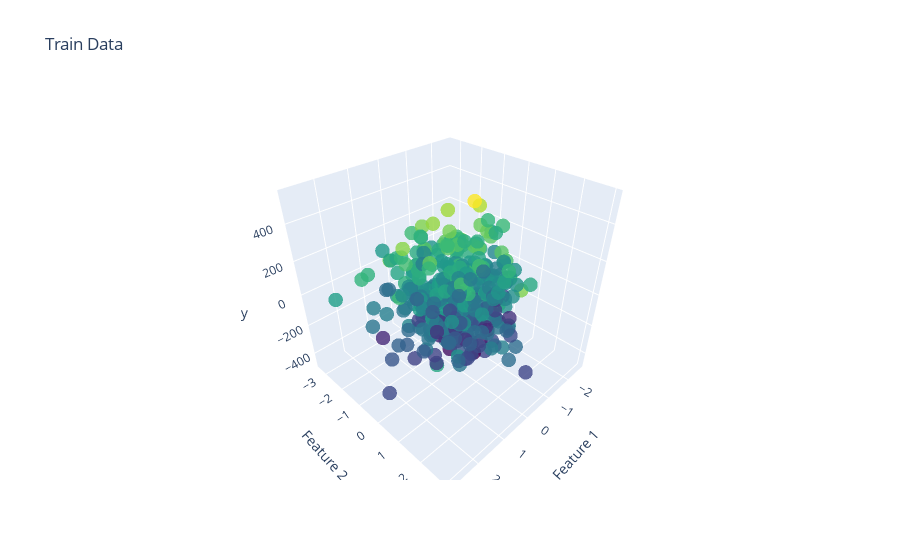
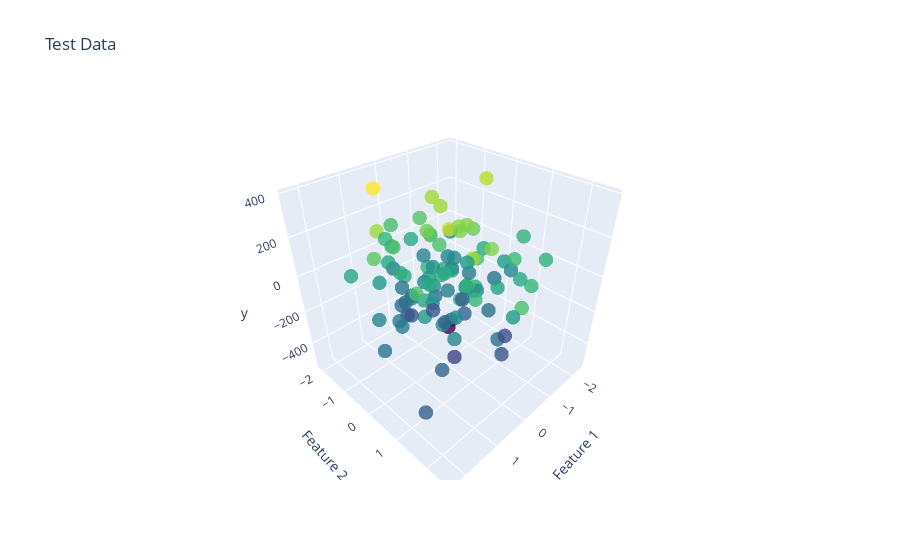

Notebook code for these charts, in order:
### Markdown cell above
# Create my own here

### Code cell
import plotly.graph_objects as go
import numpy as np
from sklearn.datasets import make_regression
from sklearn.model_selection import train_test_split
from sklearn.linear_model import RidgeCV

# Generate noisy data with 2 features
X, y = make_regression(n_samples=500, n_features=200, noise=30)

# Split the data into train and test sets
X_train, X_test, y_train, y_test = train_test_split(X, y, test_size=0.2, random_state=42)

# Create a 3D scatter plot for the train set
fig_train = go.Figure(data=go.Scatter3d(
    x=X_train[:, 0],
    y=X_train[:, 1],
    z=y_train,
    mode='markers',
    marker=dict(
        size=5,
        color=y_train,
        colorscale='Viridis',
        opacity=0.8
    )
))

# Set axis labels and title for the train set plot
fig_train.update_layout(
    scene=dict(
        xaxis_title='Feature 1',
        yaxis_title='Feature 2',
        zaxis_title='y',
    ),
    title='Train Data'
)

# Create a 3D scatter plot for the test set
fig_test = go.Figure(data=go.Scatter3d(
    x=X_test[:, 0],
    y=X_test[:, 1],
    z=y_test,
    mode='markers',
    marker=dict(
        size=5,
        color=y_test,
        colorscale='Viridis',
        opacity=0.8
    )
))

# Set axis labels and title for the test set plot
fig_test.update_layout(
    scene=dict(
        xaxis_title='Feature 1',
        yaxis_title='Feature 2',
        zaxis_title='y',
    ),
    title='Test Data'
)

# Show the train and test plots
fig_train.show()
fig_test.show()

### Figure 1 — Plotly figure (JSON) as saved in the notebook; plotly's stock layout.template omitted (floating-point values rounded to 4 significant figures; data arrays with more than 128 entries replaced by an {"elided": "..."} marker saying what was removed)
{"data": [{"marker": {"color": {"elided": "400 float values"}, "colorscale": [[0, "#440154"], [0.1111, "#482878"], [0.2222, "#3e4989"], [0.3333, "#31688e"], [0.4444, "#26828e"], [0.5556, "#1f9e89"], [0.6667, "#35b779"], [0.7778, "#6ece58"], [0.8889, "#b5de2b"], [1, "#fde725"]], "opacity": 0.8, "size": 5}, "mode": "markers", "type": "scatter3d", "x": {"elided": "400 float values"}, "y": {"elided": "400 float values"}, "z": {"elided": "400 float values"}}], "layout": {"scene": {"xaxis": {"title": {"text": "Feature 1"}}, "yaxis": {"title": {"text": "Feature 2"}}, "zaxis": {"title": {"text": "y"}}}, "title": {"text": "Train Data"}}}

### Figure 2 — Plotly figure (JSON) as saved in the notebook; plotly's stock layout.template omitted (floating-point values rounded to 4 significant figures)
{"data": [{"marker": {"color": [-150.4, 24.72, 68.57, 34.89, 55.76, -197.8, 76.11, -107.6, -139.5, -160.7, 258.9, -73.36, 223.0, -295.0, 9.286, -26.06, -259.1, -105.7, 31.49, -530.5, -16.1, -345.4, 288.0, -113.4, 124.5, 17.41, 53.68, 250.4, 177.8, 139.7, -143.3, -137.6, 386.1, 42.94, -44.8, -87.87, 16.15, 234.1, 110.5, -112.0, -108.6, 18.73, 57.25, 91.5, -249.7, 3.03, 104.7, -158.8, -77.93, 247.3, -69.92, 39.41, -181.0, -183.9, 138.2, -144.8, -34.17, -103.7, 114.7, -100.2, 84.34, -88.24, 251.7, 216.2, -315.8, -237.0, 120.5, -183.9, -117.3, 19.95, -298.3, 124.1, 79.45, 31.4, -197.4, 312.3, 205.7, -154.5, -36.89, 62.22, 211.1, 186.4, -82.39, 120.3, -27.3, -212.9, -281.2, -255.6, -30.1, -36.12, 147.2, -293.8, 18.56, -226.5, -258.5, -183.0, -161.5, 26.82, -4.791, -92.34], "colorscale": [[0, "#440154"], [0.1111, "#482878"], [0.2222, "#3e4989"], [0.3333, "#31688e"], [0.4444, "#26828e"], [0.5556, "#1f9e89"], [0.6667, "#35b779"], [0.7778, "#6ece58"], [0.8889, "#b5de2b"], [1, "#fde725"]], "opacity": 0.8, "size": 5}, "mode": "markers", "type": "scatter3d", "x": [-0.7738, -0.0105, 0.4262, -1.299, 0.7212, -0.1939, -0.5529, -1.91, -1.084, -0.08883, -0.7416, -0.4208, -0.3573, 0.3989, 0.6341, -1.581, -0.07969, 0.02503, 0.8475, -1.001, -0.3263, 0.4661, -2.258, -2.332, -0.1057, 1.092, 0.1614, 1.206, -0.8337, -0.5912, 1.368, -0.2864, 0.8311, 0.2028, 0.7489, -0.4268, 1.633, 0.3923, -0.01723, 1.694, 0.6053, -0.9497, -1.762, -1.034, -0.4485, 0.05982, -0.3951, 1.231, 0.967, 0.5716, -0.4302, 0.873, 0.02428, -1.786, 0.6843, -1.277, 0.1828, -1.227, -0.3293, 1.025, 0.6596, 0.06353, -0.5847, -0.5895, -0.8183, 0.1831, 0.4322, 0.5568, -0.8739, 0.1806, -0.1851, 0.7034, 0.3552, 0.6838, -0.7021, 0.4868, -0.3462, 0.4711, 1.225, -2.251, -0.2095, 0.04227, 0.5765, 1.513, 1.155, 0.589, 0.4067, 2.308, -0.02828, -0.9568, 1.431, -0.1837, -0.4419, 1.383, -0.8747, 2.006, 0.3163, 0.1365, -0.4788, -1.226], "y": [0.2381, 0.0101, -0.05096, 0.08331, 1.232, -0.4974, 2.042, 0.5086, -0.7918, -2.006, -1.125, -0.7991, 0.136, -0.9083, -1.209, 0.5222, 0.1811, -0.6421, -0.3593, -0.8412, -0.03982, 0.834, -0.7395, -2.091, -0.2235, 0.5456, 1.137, -0.7374, 0.135, -1.423, 0.09983, -0.1442, -1.244, 0.256, 0.4326, 0.3141, -1.293, 0.01395, -1.862, -0.2809, -0.4451, 1.479, 1.566, 1.209, 0.282, -1.792, 0.6664, -0.1684, 0.97, 1.397, 0.6733, -0.4744, 1.718, 0.08684, 1.388, -0.3515, -0.2936, -1.085, -0.7654, 1.372, 1.583, -0.2632, -0.6694, 0.1652, 1.293, 0.237, 2.526, -0.7495, -1.656, 0.1207, 1.707, -0.8707, -1.635, 0.2816, 0.8311, 0.6812, 0.1899, -0.6125, 0.7004, 0.5515, 1.215, -0.4675, 0.9785, 0.8111, -0.9023, -0.877, -0.742, 1.86, 2.032, -0.1317, -0.6141, -0.5766, -1.627, 1.367, -0.1995, 0.265, -1.163, 0.8531, 1.228, -0.8421], "z": [-150.4, 24.72, 68.57, 34.89, 55.76, -197.8, 76.11, -107.6, -139.5, -160.7, 258.9, -73.36, 223.0, -295.0, 9.286, -26.06, -259.1, -105.7, 31.49, -530.5, -16.1, -345.4, 288.0, -113.4, 124.5, 17.41, 53.68, 250.4, 177.8, 139.7, -143.3, -137.6, 386.1, 42.94, -44.8, -87.87, 16.15, 234.1, 110.5, -112.0, -108.6, 18.73, 57.25, 91.5, -249.7, 3.03, 104.7, -158.8, -77.93, 247.3, -69.92, 39.41, -181.0, -183.9, 138.2, -144.8, -34.17, -103.7, 114.7, -100.2, 84.34, -88.24, 251.7, 216.2, -315.8, -237.0, 120.5, -183.9, -117.3, 19.95, -298.3, 124.1, 79.45, 31.4, -197.4, 312.3, 205.7, -154.5, -36.89, 62.22, 211.1, 186.4, -82.39, 120.3, -27.3, -212.9, -281.2, -255.6, -30.1, -36.12, 147.2, -293.8, 18.56, -226.5, -258.5, -183.0, -161.5, 26.82, -4.791, -92.34]}], "layout": {"scene": {"xaxis": {"title": {"text": "Feature 1"}}, "yaxis": {"title": {"text": "Feature 2"}}, "zaxis": {"title": {"text": "y"}}}, "title": {"text": "Test Data"}}}
